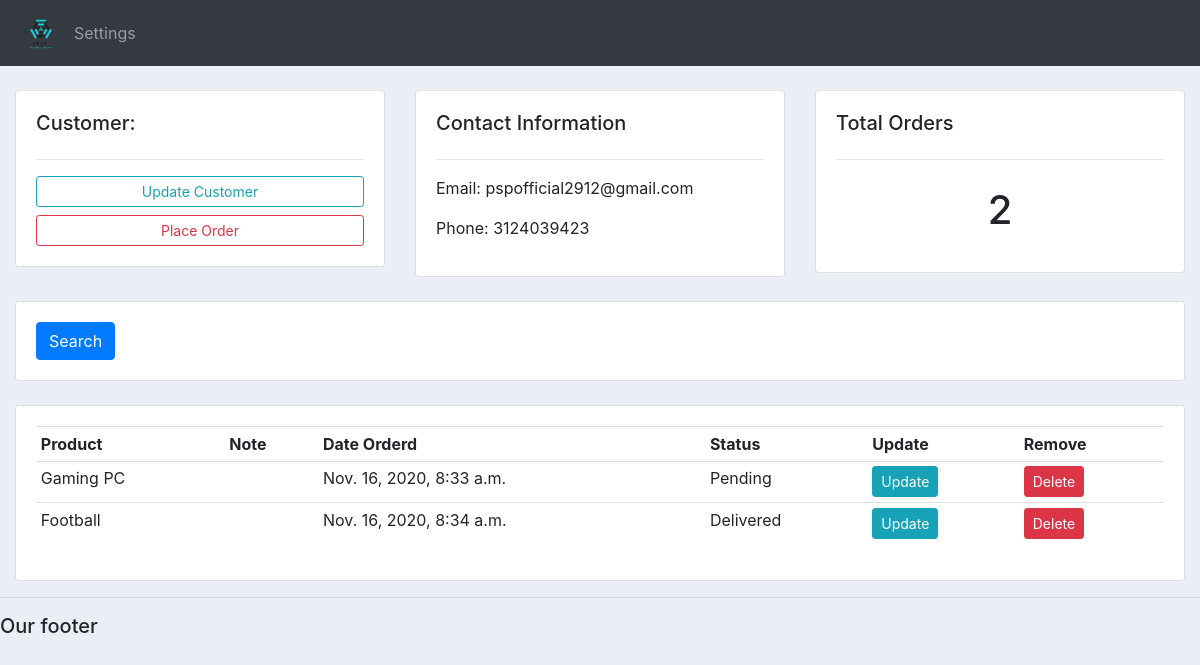
Screenshot of /customer/1 with the database file from the repository.
### accounts/models.py (models this page shows, shortened)
class Customer(models.Model):
    name = models.CharField(max_length = 200, null = True)
    phone = models.CharField(max_length = 200, null = True)
    email = models.CharField(max_length = 200, null = True)
    data_created = models.DateTimeField(auto_now_add = True, null = True)

class Order(models.Model):
    STATUS = (
        ('Pending', 'Pending'),
        ('Out for delivery', 'Out for delivery'),
        ('Delivered', 'Delivered'),
    )
    customer = models.ForeignKey(Customer, null = True, on_delete = models.SET_NULL)
    products = models.ForeignKey(Products, null = True, on_delete = models.SET_NULL)
    date_created = models.DateTimeField(auto_now_add = True, null = True)
    status = models.CharField(max_length = 200, null = True, choices=STATUS)

class Products(models.Model):
    CATEGORY = (
        ('Indoor', 'Indoor'),
        ('Out Door', 'Out Door'),
    )
    name = models.CharField(max_length = 200, null = True)
    price = models.FloatField(null = True)
    category = models.CharField(max_length = 200, null = True, choices=CATEGORY)
    description = models.CharField(max_length = 200, null = True, blank = True)
    date_created = models.DateTimeField(auto_now_add = True, null = True)
    tags = models.ManyToManyField(Tags)
    def __str__(self):
        return self.name

### accounts/views.py (the view)
# urls.py: path('customer/<str:pk_test>', views.customer, name="customer")
def customer(request, pk_test):
    customer = Customer.objects.get(id=pk_test)
    orders = customer.order_set.all()
    order_count = orders.count()
    context = {'customer': customer,
               'orders': orders, 'order_count': order_count}
    return render(request, 'accounts/customer.html', context)

### accounts/templates/accounts/customer.html
{%  extends 'accounts/main.html' %}
{% block content %}
	<br>
<div class="row">
	<div class="col-md">
		<div class="card card-body">
			<h5>Customer:</h5>
			<hr>
			<a class="btn btn-outline-info  btn-sm btn-block" href="">Update Customer</a>
			<a class="btn btn-outline-danger  btn-sm btn-block" href="#">Place Order</a>
		</div>
	</div>
	<div class="col-md">
		<div class="card card-body">
			<h5>Contact Information</h5>
			<hr>
			<p>Email: {{customer.email}}</p>
			<p>Phone: {{customer.phone}}</p>
		</div>
	</div>
	<div class="col-md">
		<div class="card card-body">
			<h5>Total Orders</h5>
			<hr>
			<h1 style="text-align: center;padding: 10px">{{order_count}}</h1>
		</div>
	</div>
</div>
<br>
<div class="row">
	<div class="col">
		<div class="card card-body">
			<form method="get">
		    <button class="btn btn-primary" type="submit">Search</button>
		  </form>
		</div>
	</div>
</div>
<br>
<div class="row">
	<div class="col-md">
		<div class="card card-body">
			<table class="table table-sm">
				<tr>
					<th>Product</th>
					<th>Note</th>
					<th>Date Orderd</th>
					<th>Status</th>
					<th>Update</th>
					<th>Remove</th>
				</tr>
				{% for order in orders %}
				<tr>
					<td>{{order.products}}</td>
					<td>{{order.note}}</td>
					<td>{{order.date_created}}</td>
					<td>{{order.status}}</td>
					<td><a class="btn btn-sm btn-info" href="#">Update</a></td>
					<td><a class="btn btn-sm btn-danger" href="#">Delete</a></td>
				</tr>
				{% endfor %}
			</table>
		</div>
	</div>
</div>
{% endblock %}

### static/css/main.css (style rules this page uses)
body { background-color: #ebeff5; }

### rows the page displays
Customer: email "pspofficial2912@gmail.com", phone "3124039423"
Order: products "Gaming PC", date_created "Nov. 16, 2020, 8:33 a.m.", status "Pending"
Order: products "Football", date_created "Nov. 16, 2020, 8:34 a.m.", status "Delivered"

### other values shown
{{ order_count }} "2"
